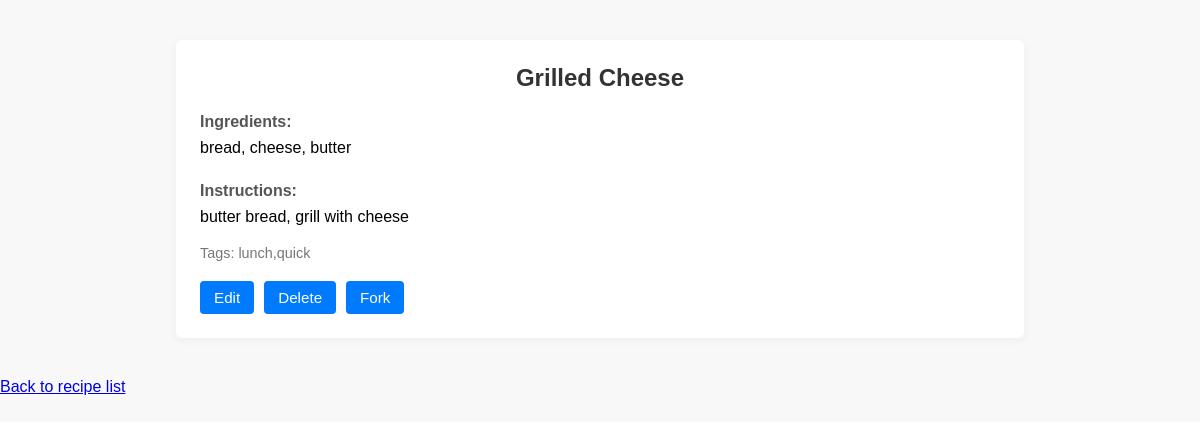
The app's page /recipes/2 (signed in) with its own data.
### tables this page shows
CREATE TABLE recipes (
            id INTEGER PRIMARY KEY AUTOINCREMENT,
            title TEXT NOT NULL,
            ingredients TEXT,
            steps TEXT,
            notes TEXT,
            tags TEXT,
            user_id INTEGER,
            forked_from INTEGER,
            FOREIGN KEY(user_id) REFERENCES users(id),
            FOREIGN KEY(forked_from) REFERENCES recipes(id)
        );

### gitgrub.py (the view)
@app.route('/recipes/<int:recipe_id>')
def view_recipe(recipe_id):
    user_id = request.cookies.get("YourSessionCookie")
    user = get_user(user_id)
    conn = sqlite3.connect(DB_PATH)
    conn.row_factory = sqlite3.Row
    cursor = conn.cursor()
    cursor.execute("SELECT * FROM recipes WHERE id = ?", (recipe_id,))
    recipe = cursor.fetchone()
    if not recipe:
        conn.close()
        return "Recipe not found", 404
    cursor.execute("SELECT * FROM recipes WHERE forked_from = ?", (recipe_id,))
    forks = cursor.fetchall()
    conn.close()
    return render_template('recipe_detail.html', recipe=recipe, user=user, forks=forks)

### seed.py (called while the page is built)
def get_user(user_id):
    conn = sqlite3.connect(DB_PATH)
    cursor = conn.cursor()
    cursor.execute("SELECT id FROM users WHERE id = ?", (user_id))
    user = cursor.fetchone()
    conn.close()
    if user:
        return {
            "id": user[0]
        }
    else:
        return None

### templates/recipe_detail.html (shortened to what this page needs)
<!DOCTYPE html>
<html>
<head>
    <link rel="stylesheet" href="{{ url_for('static', filename='style.css') }}">
</head>
<body>
    <div class="recipe-detail">
  <h2>{{ recipe['title'] }}</h2>
  <div class="recipe-section">
    <h4>Ingredients:</h4>
    <p>{{ recipe['ingredients'] }}</p>
  </div>
  <div class="recipe-section">
    <h4>Instructions:</h4>
    <p>{{ recipe['steps'] }}</p>
  </div>
  <div class="tags">
    Tags: {{ recipe['tags'] }}
  </div>
  <div class="actions">
    {% if user and user['id'] == recipe['user_id'] %}
      <a href="{{ url_for('edit_recipe', recipe_id=recipe['id']) }}">Edit</a>
      <form method="post" action="{{ url_for('delete_recipe', recipe_id=recipe['id']) }}">
        <button type="submit">Delete</button>
      </form>
    {% endif %}
    <form method="post" action="{{ url_for('fork_recipe', recipe_id=recipe['id']) }}">
      <button type="submit">Fork</button>
    </form>
  </div>
</div>
    <a href="{{ url_for('home') }}">Back to recipe list</a>
</body>
</html>

### static/style.css (style rules this page uses)
body { font-family: Arial, sans-serif; background: #f8f8f8; margin: 0; padding: 0; }
h2 { text-align: center; color: #444; }
form { display: flex; flex-direction: column; }
.recipe-detail { width: 80%; max-width: 800px; margin: 40px auto; background: white; padding: 24px; border-radius: 6px; box-shadow: 0 2px 10px rgba(0,0,0,0.05); }
.recipe-detail h2 { margin-top: 0; color: #333; }
.recipe-section { margin-top: 20px; }
.recipe-section h4 { margin-bottom: 5px; color: #555; }
.recipe-section p, .recipe-section ul { margin-top: 0; line-height: 1.5; }
.tags { margin-top: 10px; font-size: 0.9em; color: #777; }
.actions { margin-top: 20px; display: flex; gap: 10px; }
.actions a, .actions form button { background: #007bff; color: white; border: none; padding: 8px 14px; border-radius: 4px; text-decoration: none; cursor: pointer; font-size: 0.95em; }
.actions form { display: inline; }

### records on screen
recipes: title "Grilled Cheese", ingredients "bread, cheese, butter", steps "butter bread, grill with cheese", tags "lunch,quick"
